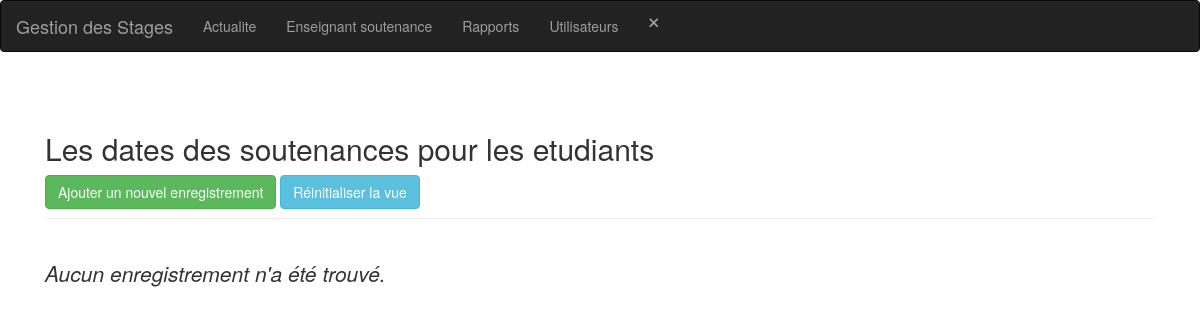
Before: /etudiant_soutenance-index.php (signed in) with the older database file.
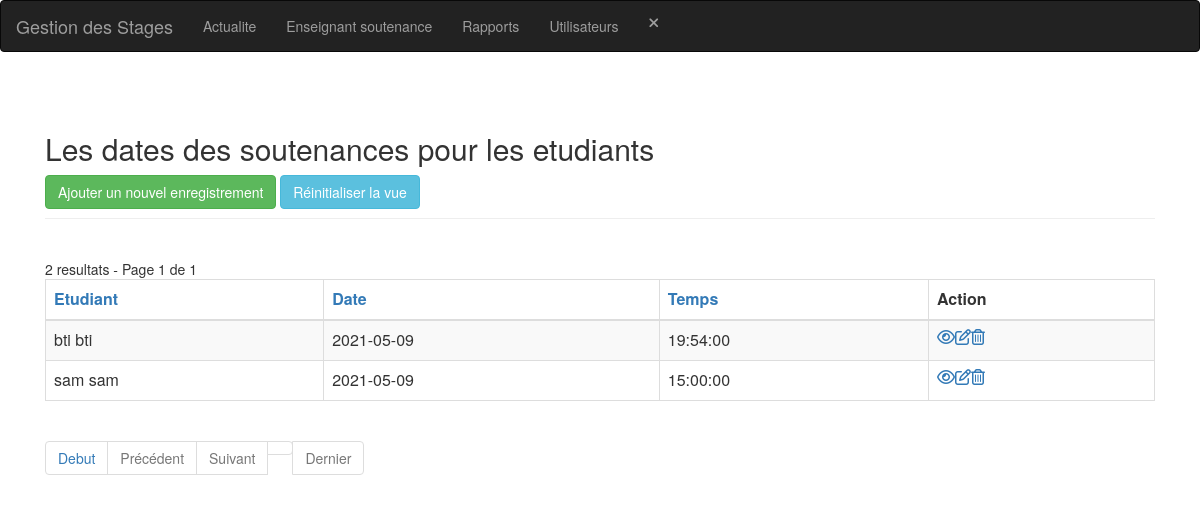
After: the same page with the newer database file.
### tables this page shows
CREATE TABLE IF NOT EXISTS `etudiant_soutenance` (
  `id` int(11) NOT NULL AUTO_INCREMENT,
  `id_etudiant` int(11) NOT NULL,
  `date` date NOT NULL,
  `temps` time NOT NULL,
  PRIMARY KEY (`id`),
  KEY `etudiant_soutenance_ibfk_1` (`id_etudiant`)
);

CREATE TABLE IF NOT EXISTS `utilisateur` (
  `id` int(11) NOT NULL AUTO_INCREMENT,
  `nom` varchar(30) NOT NULL,
  `prenom` varchar(30) NOT NULL,
  `tel` int(30) NOT NULL,
  `email` varchar(50) NOT NULL,
  `adresse` varchar(50) NOT NULL,
  `cin` varchar(10) NOT NULL,
  `login` varchar(30) NOT NULL,
  `pwd` varchar(30) NOT NULL,
  `approuver` int(11) NOT NULL,
  `type` int(11) NOT NULL,
  PRIMARY KEY (`id`),
  UNIQUE KEY `login` (`login`)
);

### config.php (called while the page is built, shortened)
<?php
$no_of_records_per_page = 8;

### function.php (called while the page is built, shortened)
<?php
function getEtudiantName($link, $id)
{
    $nom = '';
    $sql = "SELECT nom,prenom FROM utilisateur WHERE id = $id";
    if ($stmt = mysqli_prepare($link, $sql)) {
        if (mysqli_stmt_execute($stmt)) {
            $result = mysqli_stmt_get_result($stmt);
            if (mysqli_num_rows($result) == 1) {
                $row = mysqli_fetch_array($result, MYSQLI_ASSOC);
                $nom = $row["nom"] . ' ' . $row["prenom"];
            }
        }
    }
    return $nom;
}

### etudiant_soutenance-index.php (the view, shortened to what the changed rows need)
<?php
include_once('header.php');
include_once('navbar.php');
include_once('function.php');
?>
<section class="pt-5">
    <div class="container-fluid">
        <div class="row">
            <div class="col-md-12">
                <div class="page-header clearfix">
                    <h2 class="float-left">Les dates des soutenances pour les etudiants</h2>
                </div>
                <br>
                <?php
                require_once "config.php";
                $domain     = $_SERVER['HTTP_HOST'];
                $script   = $_SERVER['SCRIPT_NAME'];
                $parameters   = $_SERVER['QUERY_STRING'];
                $protocol = strpos(strtolower($_SERVER['SERVER_PROTOCOL']), 'https')
                    === FALSE ? 'http' : 'https';
                $currenturl = $protocol . '://' . $domain . $script . '?' . $parameters;
                if (isset($_GET['pageno'])) {
                    $pageno = $_GET['pageno'];
                } else {
                    $pageno = 1;
                }
                $offset = ($pageno - 1) * $no_of_records_per_page;
                $total_pages_sql = "SELECT COUNT(*) FROM etudiant_soutenance";
                $result = mysqli_query($link, $total_pages_sql);
                $total_rows = mysqli_fetch_array($result)[0];
                $total_pages = ceil($total_rows / $no_of_records_per_page);
                $order = 'id';
                $sort = 'desc';
                $sql = "SELECT * FROM etudiant_soutenance ORDER BY $order $sort LIMIT $offset, $no_of_records_per_page";
                $count_pages = "SELECT * FROM etudiant_soutenance";
                if (!empty($_GET['search'])) {
                    $search = ($_GET['search']);
                    $sql = "SELECT * FROM etudiant_soutenance
                            WHERE CONCAT (id_etudiant,date,temps)
                            LIKE '%$search%'
                            ORDER BY $order $sort
                            LIMIT $offset, $no_of_records_per_page";
                    $count_pages = "SELECT * FROM etudiant_soutenance
                            WHERE CONCAT (id_etudiant,date,temps)
                            LIKE '%$search%'
                            ORDER BY $order $sort";
                } else {
                    $search = "";
                }
                if ($result = mysqli_query($link, $sql)) {
                    if (mysqli_num_rows($result) > 0) {
                        if ($result_count = mysqli_query($link, $count_pages)) {
                            $total_pages = ceil(mysqli_num_rows($result_count) / $no_of_records_per_page);
                        }
                        $number_of_results = mysqli_num_rows($result_count);
                        echo " " . $number_of_results . " resultats - Page " . $pageno . " de " . $total_pages;
                        echo "<table class='table table-bordered table-striped'>";
                        echo "<thead>";
                        echo "<tr>";
                        echo "<th><a href=?search=$search&sort=&order=id_etudiant&sort=$sort>Etudiant</th>";
                        echo "<th><a href=?search=$search&sort=&order=date&sort=$sort>Date</th>";
                        echo "<th><a href=?search=$search&sort=&order=temps&sort=$sort>Temps</th>";
                        echo "<th>Action</th>";
                        echo "</tr>";
                        echo "</thead>";
                        echo "<tbody>";
                        while ($row = mysqli_fetch_array($result)) {
                            $nomm = getEtudiantName($link, $row['id_etudiant']);
                            echo "<tr>";
                            echo "<td>" . $nomm . "</td>";
                            echo "<td>" . $row['date'] . "</td>";
                            echo "<td>" . $row['temps'] . "</td>";
                            echo "<td>";
                            echo "<a href='etudiant_soutenance-read.php?id=" . $row['id'] . "' title='Afficher enregistrement' data-toggle='tooltip'><i class='far fa-eye'></i></a>";
                            if (isset($_SESSION['users']['type']) == 3) {
                                echo "<a href='etudiant_soutenance-update.php?id=" . $row['id'] . "' title='Mettre à jour enregistrement' data-toggle='tooltip'><i class='far fa-edit'></i></a>";
                                echo "<a href='etudiant_soutenance-delete.php?id=" . $row['id'] . "' title='Supprimer enregistrement' data-toggle='tooltip'><i class='far fa-trash-alt'></i></a>";
                            }
                            echo "</td>";
                            echo "</tr>";
                        }
                        echo "</tbody>";
                        echo "</table>";
                ?>
                        <ul class="pagination" align-right>
                            <?php
                            $new_url = preg_replace('/&?pageno=[^&]*/', '', $currenturl);
                            ?>
                            <li class="page-item"><a class="page-link" href="<?php echo $new_url . '&pageno=1' ?>">Debut</a></li>
                            <li class="page-item <?php if ($pageno <= 1) {
                                                        echo 'disabled';
                                                    } ?>">
                                <a class="page-link" href="<?php if ($pageno <= 1) {
                                                                echo '#';
                                                            } else {
                                                                echo $new_url . "&pageno=" . ($pageno - 1);
                                                            } ?>">Précédent</a>
                            </li>
                            <li class="page-item <?php if ($pageno >= $total_pages) {
                                                        echo 'disabled';
                                                    } ?>">
                                <a class="page-link" href="<?php if ($pageno >= $total_pages) {
                                                                echo '#';
                                                            } else {
                                                                echo $new_url . "&pageno=" . ($pageno + 1);
                                                            } ?>">Suivant</a>
                            </li>
                            <li class="page-item <?php if ($pageno >= $total_pages) {
                                                        echo 'disabled';
                                                    } ?>">
                                <a class="page-item"><a class="page-link" href="<?php echo $new_url . '&pageno=' . $total_pages; ?>">Dernier</a>
                            </li>
                        </ul>
                <?php
                    } else {
                        echo "<p class='lead'><em>Aucun enregistrement n'a été trouvé.</em></p>";
                    }
                } else {
                    echo "ERROR: Could not able to execute $sql. " . mysqli_error($link);
                }
                ?>
            </div>
        </div>
    </div>
</section>
<?php
include_once('footer.php');
?>
</body>
</html>

Changed rows visible on the page:
added etudiant_soutenance: id_etudiant.prenom "bti bti", date "2021-05-09", temps "19:54:00"
added etudiant_soutenance: id_etudiant.prenom "sam sam", date "2021-05-09", temps "15:00:00"
Other visible differences:
$number_of_results: (not shown) → "2"
$pageno: (not shown) → "1"
$total_pages: (not shown) → "1"
text no longer shown: "Aucun enregistrement n'a été trouvé."
text now shown: "resultats - Page de Etudiant Date Temps Action Debut Précédent Suivant Dernier"
